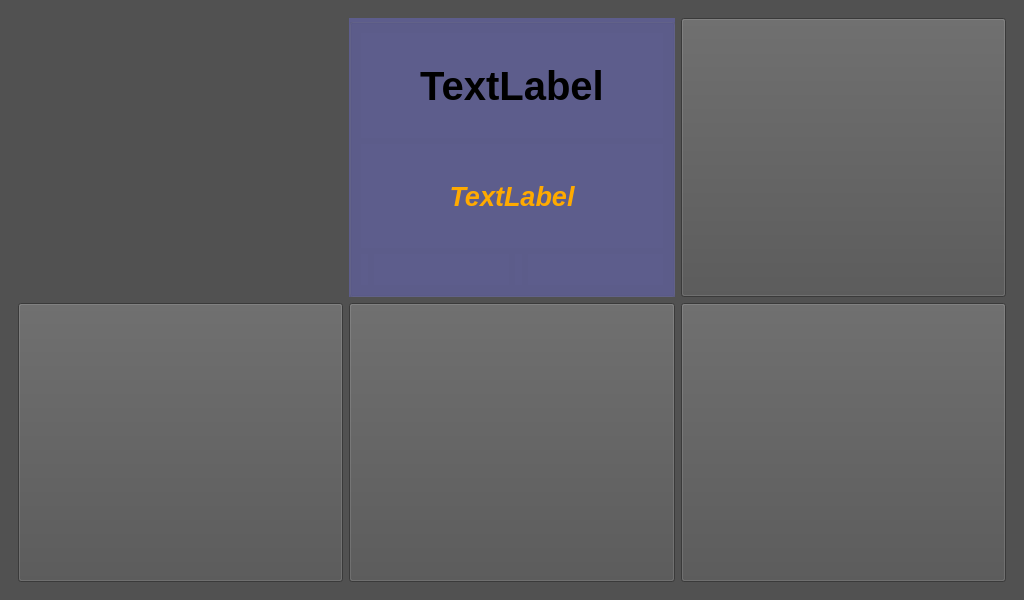
<?xml version="1.0" encoding="UTF-8"?>
<ui version="4.0">
 <class>MainWindow</class>
 <widget class="QMainWindow" name="MainWindow">
  <property name="geometry">
   <rect>
    <x>0</x>
    <y>0</y>
    <width>1024</width>
    <height>600</height>
   </rect>
  </property>
  <property name="windowTitle">
   <string>MainWindow</string>
  </property>
  <property name="styleSheet">
   <string notr="true">background-color: rgb(81, 81, 81);</string>
  </property>
  <widget class="QWidget" name="centralwidget">
   <layout class="QHBoxLayout" name="horizontalLayout_3">
    <item>
     <widget class="QStackedWidget" name="stackedWidget">
      <property name="sizePolicy">
       <sizepolicy hsizetype="Expanding" vsizetype="Expanding">
        <horstretch>0</horstretch>
        <verstretch>0</verstretch>
       </sizepolicy>
      </property>
      <property name="currentIndex">
       <number>0</number>
      </property>
      <widget class="QWidget" name="page">
       <layout class="QGridLayout" name="gridLayout">
        <item row="1" column="1">
         <widget class="QPushButton" name="pBtn_Weather">
          <property name="sizePolicy">
           <sizepolicy hsizetype="Expanding" vsizetype="Expanding">
            <horstretch>0</horstretch>
            <verstretch>0</verstretch>
           </sizepolicy>
          </property>
          <property name="styleSheet">
           <string notr="true">border-image: url(:/img/weather.jpg);</string>
          </property>
          <property name="text">
           <string/>
          </property>
         </widget>
        </item>
        <item row="0" column="3">
         <widget class="QPushButton" name="pBtn_Music">
          <property name="sizePolicy">
           <sizepolicy hsizetype="Expanding" vsizetype="Expanding">
            <horstretch>0</horstretch>
            <verstretch>0</verstretch>
           </sizepolicy>
          </property>
          <property name="styleSheet">
           <string notr="true">border-image: url(:/img/music.png);</string>
          </property>
          <property name="text">
           <string/>
          </property>
         </widget>
        </item>
        <item row="1" column="3">
         <widget class="QPushButton" name="pBtn_Map">
          <property name="sizePolicy">
           <sizepolicy hsizetype="Expanding" vsizetype="Expanding">
            <horstretch>0</horstretch>
            <verstretch>0</verstretch>
           </sizepolicy>
          </property>
          <property name="styleSheet">
           <string notr="true">border-image: url(:/img/map.jpg);</string>
          </property>
          <property name="text">
           <string/>
          </property>
         </widget>
        </item>
        <item row="1" column="2">
         <widget class="QPushButton" name="pBtn_Monitor">
          <property name="sizePolicy">
           <sizepolicy hsizetype="Expanding" vsizetype="Expanding">
            <horstretch>0</horstretch>
            <verstretch>0</verstretch>
           </sizepolicy>
          </property>
          <property name="styleSheet">
           <string notr="true">border-image: url(:/img/monitor.png);</string>
          </property>
          <property name="text">
           <string/>
          </property>
         </widget>
        </item>
        <item row="0" column="2">
         <widget class="QGroupBox" name="groupBox">
          <property name="sizePolicy">
           <sizepolicy hsizetype="Expanding" vsizetype="Expanding">
            <horstretch>0</horstretch>
            <verstretch>0</verstretch>
           </sizepolicy>
          </property>
          <property name="maximumSize">
           <size>
            <width>350</width>
            <height>16777215</height>
           </size>
          </property>
          <property name="styleSheet">
           <string notr="true">background-color: rgb(93, 93, 140);
border-color: rgb(255, 0, 0);</string>
          </property>
          <property name="title">
           <string/>
          </property>
          <layout class="QVBoxLayout" name="verticalLayout">
           <item>
            <widget class="QLabel" name="label_Time">
             <property name="sizePolicy">
              <sizepolicy hsizetype="Preferred" vsizetype="Expanding">
               <horstretch>0</horstretch>
               <verstretch>0</verstretch>
              </sizepolicy>
             </property>
             <property name="font">
              <font>
               <pointsize>30</pointsize>
               <weight>75</weight>
               <italic>false</italic>
               <bold>true</bold>
              </font>
             </property>
             <property name="text">
              <string>TextLabel</string>
             </property>
             <property name="alignment">
              <set>Qt::AlignCenter</set>
             </property>
            </widget>
           </item>
           <item>
            <widget class="QLabel" name="label_Date">
             <property name="sizePolicy">
              <sizepolicy hsizetype="Preferred" vsizetype="Expanding">
               <horstretch>0</horstretch>
               <verstretch>0</verstretch>
              </sizepolicy>
             </property>
             <property name="font">
              <font>
               <pointsize>20</pointsize>
               <weight>75</weight>
               <italic>true</italic>
               <bold>true</bold>
              </font>
             </property>
             <property name="styleSheet">
              <string notr="true">color: rgb(255, 170, 0);</string>
             </property>
             <property name="text">
              <string>TextLabel</string>
             </property>
             <property name="alignment">
              <set>Qt::AlignCenter</set>
             </property>
            </widget>
           </item>
           <item>
            <layout class="QHBoxLayout" name="horizontalLayout">
             <item>
              <widget class="QLabel" name="label_4">
               <property name="sizePolicy">
                <sizepolicy hsizetype="Minimum" vsizetype="Minimum">
                 <horstretch>0</horstretch>
                 <verstretch>0</verstretch>
                </sizepolicy>
               </property>
               <property name="maximumSize">
                <size>
                 <width>50</width>
                 <height>50</height>
                </size>
               </property>
               <property name="text">
                <string/>
               </property>
               <property name="pixmap">
                <pixmap resource="img.qrc">:/img/temperature.png</pixmap>
               </property>
               <property name="scaledContents">
                <bool>true</bool>
               </property>
               <property name="alignment">
                <set>Qt::AlignCenter</set>
               </property>
              </widget>
             </item>
             <item>
              <widget class="QLabel" name="label_temp">
               <property name="sizePolicy">
                <sizepolicy hsizetype="Expanding" vsizetype="Preferred">
                 <horstretch>0</horstretch>
                 <verstretch>0</verstretch>
                </sizepolicy>
               </property>
               <property name="font">
                <font>
                 <pointsize>20</pointsize>
                 <weight>75</weight>
                 <bold>true</bold>
                </font>
               </property>
               <property name="styleSheet">
                <string notr="true">color: rgb(255, 0, 0);</string>
               </property>
               <property name="text">
                <string/>
               </property>
               <property name="alignment">
                <set>Qt::AlignCenter</set>
               </property>
              </widget>
             </item>
             <item>
              <widget class="QLabel" name="label_2">
               <property name="sizePolicy">
                <sizepolicy hsizetype="Minimum" vsizetype="Minimum">
                 <horstretch>0</horstretch>
                 <verstretch>0</verstretch>
                </sizepolicy>
               </property>
               <property name="maximumSize">
                <size>
                 <width>50</width>
                 <height>50</height>
                </size>
               </property>
               <property name="text">
                <string/>
               </property>
               <property name="pixmap">
                <pixmap resource="img.qrc">:/img/humidity.png</pixmap>
               </property>
               <property name="scaledContents">
                <bool>true</bool>
               </property>
               <property name="alignment">
                <set>Qt::AlignCenter</set>
               </property>
              </widget>
             </item>
             <item>
              <widget class="QLabel" name="label_humi">
               <property name="sizePolicy">
                <sizepolicy hsizetype="Expanding" vsizetype="Preferred">
                 <horstretch>0</horstretch>
                 <verstretch>0</verstretch>
                </sizepolicy>
               </property>
               <property name="font">
                <font>
                 <pointsize>20</pointsize>
                 <weight>75</weight>
                 <bold>true</bold>
                </font>
               </property>
               <property name="styleSheet">
                <string notr="true">color: rgb(85, 255, 127);</string>
               </property>
               <property name="text">
                <string/>
               </property>
               <property name="alignment">
                <set>Qt::AlignCenter</set>
               </property>
              </widget>
             </item>
            </layout>
           </item>
          </layout>
         </widget>
        </item>
        <item row="0" column="1">
         <widget class="QWidget" name="clock_Widget" native="true">
          <property name="sizePolicy">
           <sizepolicy hsizetype="Expanding" vsizetype="Expanding">
            <horstretch>0</horstretch>
            <verstretch>0</verstretch>
           </sizepolicy>
          </property>
         </widget>
        </item>
       </layout>
      </widget>
      <widget class="QWidget" name="page_2">
       <layout class="QGridLayout" name="gridLayout_2">
        <item row="2" column="2">
         <widget class="QPushButton" name="pushButton_5">
          <property name="sizePolicy">
           <sizepolicy hsizetype="Expanding" vsizetype="Expanding">
            <horstretch>0</horstretch>
            <verstretch>0</verstretch>
           </sizepolicy>
          </property>
          <property name="styleSheet">
           <string notr="true">background-color: rgb(255, 85, 255);</string>
          </property>
          <property name="text">
           <string/>
          </property>
         </widget>
        </item>
        <item row="0" column="2">
         <widget class="QPushButton" name="pushButton_2">
          <property name="sizePolicy">
           <sizepolicy hsizetype="Expanding" vsizetype="Expanding">
            <horstretch>0</horstretch>
            <verstretch>0</verstretch>
           </sizepolicy>
          </property>
          <property name="styleSheet">
           <string notr="true">background-color: rgb(85, 255, 127);</string>
          </property>
          <property name="text">
           <string/>
          </property>
         </widget>
        </item>
        <item row="0" column="1">
         <spacer name="horizontalSpacer">
          <property name="orientation">
           <enum>Qt::Horizontal</enum>
          </property>
          <property name="sizeType">
           <enum>QSizePolicy::Minimum</enum>
          </property>
          <property name="sizeHint" stdset="0">
           <size>
            <width>40</width>
            <height>20</height>
           </size>
          </property>
         </spacer>
        </item>
        <item row="0" column="4">
         <widget class="QPushButton" name="pushButton_3">
          <property name="sizePolicy">
           <sizepolicy hsizetype="Expanding" vsizetype="Expanding">
            <horstretch>0</horstretch>
            <verstretch>0</verstretch>
           </sizepolicy>
          </property>
          <property name="styleSheet">
           <string notr="true">background-color: rgb(255, 170, 0);</string>
          </property>
          <property name="text">
           <string/>
          </property>
         </widget>
        </item>
        <item row="2" column="0">
         <widget class="QPushButton" name="pushButton_4">
          <property name="sizePolicy">
           <sizepolicy hsizetype="Expanding" vsizetype="Expanding">
            <horstretch>0</horstretch>
            <verstretch>0</verstretch>
           </sizepolicy>
          </property>
          <property name="styleSheet">
           <string notr="true">background-color: rgb(170, 255, 255);</string>
          </property>
          <property name="text">
           <string/>
          </property>
         </widget>
        </item>
        <item row="2" column="4">
         <widget class="QPushButton" name="pushButton_6">
          <property name="sizePolicy">
           <sizepolicy hsizetype="Expanding" vsizetype="Expanding">
            <horstretch>0</horstretch>
            <verstretch>0</verstretch>
           </sizepolicy>
          </property>
          <property name="styleSheet">
           <string notr="true">background-color: rgb(85, 170, 255);</string>
          </property>
          <property name="text">
           <string/>
          </property>
         </widget>
        </item>
        <item row="0" column="0">
         <widget class="QPushButton" name="pBtn_Setting">
          <property name="sizePolicy">
           <sizepolicy hsizetype="Expanding" vsizetype="Expanding">
            <horstretch>0</horstretch>
            <verstretch>0</verstretch>
           </sizepolicy>
          </property>
          <property name="styleSheet">
           <string notr="true">border-image: url(:/img/settting.png);</string>
          </property>
          <property name="text">
           <string/>
          </property>
         </widget>
        </item>
        <item row="0" column="3">
         <spacer name="horizontalSpacer_2">
          <property name="orientation">
           <enum>Qt::Horizontal</enum>
          </property>
          <property name="sizeType">
           <enum>QSizePolicy::Minimum</enum>
          </property>
          <property name="sizeHint" stdset="0">
           <size>
            <width>40</width>
            <height>20</height>
           </size>
          </property>
         </spacer>
        </item>
        <item row="1" column="0">
         <spacer name="verticalSpacer">
          <property name="orientation">
           <enum>Qt::Vertical</enum>
          </property>
          <property name="sizeType">
           <enum>QSizePolicy::Minimum</enum>
          </property>
          <property name="sizeHint" stdset="0">
           <size>
            <width>20</width>
            <height>40</height>
           </size>
          </property>
         </spacer>
        </item>
        <item row="1" column="2">
         <spacer name="verticalSpacer_2">
          <property name="orientation">
           <enum>Qt::Vertical</enum>
          </property>
          <property name="sizeType">
           <enum>QSizePolicy::Minimum</enum>
          </property>
          <property name="sizeHint" stdset="0">
           <size>
            <width>20</width>
            <height>40</height>
           </size>
          </property>
         </spacer>
        </item>
       </layout>
      </widget>
     </widget>
    </item>
   </layout>
  </widget>
 </widget>
 <resources>
  <include location="img.qrc"/>
 </resources>
 <connections/>
</ui>
